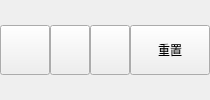
                        <widget class="QWidget" name="widget_17" native="true">
                         <layout class="QHBoxLayout" name="horizontalLayout_18" stretch="4,1">
                          <property name="spacing">
                           <number>0</number>
                          </property>
                          <property name="leftMargin">
                           <number>0</number>
                          </property>
                          <property name="topMargin">
                           <number>0</number>
                          </property>
                          <property name="rightMargin">
                           <number>0</number>
                          </property>
                          <property name="bottomMargin">
                           <number>0</number>
                          </property>
                          <item>
                           <widget class="QWidget" name="widget_18" native="true">
                            <property name="maximumSize">
                             <size>
                              <width>150</width>
                              <height>16777215</height>
                             </size>
                            </property>
                            <layout class="QHBoxLayout" name="horizontalLayout_19">
                             <property name="spacing">
                              <number>0</number>
                             </property>
                             <property name="leftMargin">
                              <number>0</number>
                             </property>
                             <property name="topMargin">
                              <number>0</number>
                             </property>
                             <property name="rightMargin">
                              <number>0</number>
                             </property>
                             <property name="bottomMargin">
                              <number>0</number>
                             </property>
                             <item>
                              <widget class="QPushButton" name="pushButton_10">
                               <property name="minimumSize">
                                <size>
                                 <width>50</width>
                                 <height>50</height>
                                </size>
                               </property>
                               <property name="maximumSize">
                                <size>
                                 <width>50</width>
                                 <height>50</height>
                                </size>
                               </property>
                               <property name="text">
                                <string/>
                               </property>
                               <property name="icon">
                                <iconset resource="../../../resources/icons/resource.qrc">
                                 <normaloff>:/right/right.png</normaloff>:/right/right.png</iconset>
                               </property>
                               <property name="iconSize">
                                <size>
                                 <width>30</width>
                                 <height>30</height>
                                </size>
                               </property>
                              </widget>
                             </item>
                             <item>
                              <widget class="QPushButton" name="pushButton_11">
                               <property name="minimumSize">
                                <size>
                                 <width>15</width>
                                 <height>15</height>
                                </size>
                               </property>
                               <property name="maximumSize">
                                <size>
                                 <width>50</width>
                                 <height>50</height>
                                </size>
                               </property>
                               <property name="text">
                                <string/>
                               </property>
                               <property name="icon">
                                <iconset resource="../../../resources/icons/resource.qrc">
                                 <normaloff>:/right/right2.png</normaloff>:/right/right2.png</iconset>
                               </property>
                               <property name="iconSize">
                                <size>
                                 <width>30</width>
                                 <height>30</height>
                                </size>
                               </property>
                              </widget>
                             </item>
                             <item>
                              <widget class="QPushButton" name="pushButton_56">
                               <property name="maximumSize">
                                <size>
                                 <width>50</width>
                                 <height>50</height>
                                </size>
                               </property>
                               <property name="text">
                                <string/>
                               </property>
                               <property name="icon">
                                <iconset resource="../../../resources/icons/resource.qrc">
                                 <normaloff>:/right/right3.png</normaloff>:/right/right3.png</iconset>
                               </property>
                               <property name="iconSize">
                                <size>
                                 <width>30</width>
                                 <height>30</height>
                                </size>
                               </property>
                              </widget>
                             </item>
                            </layout>
                           </widget>
                          </item>
                          <item>
                           <widget class="QWidget" name="widget_19" native="true">
                            <layout class="QHBoxLayout" name="horizontalLayout_20">
                             <property name="spacing">
                              <number>0</number>
                             </property>
                             <property name="leftMargin">
                              <number>0</number>
                             </property>
                             <property name="topMargin">
                              <number>0</number>
                             </property>
                             <property name="rightMargin">
                              <number>0</number>
                             </property>
                             <property name="bottomMargin">
                              <number>0</number>
                             </property>
                             <item>
                              <widget class="QPushButton" name="pushButton_12">
                               <property name="minimumSize">
                                <size>
                                 <width>80</width>
                                 <height>50</height>
                                </size>
                               </property>
                               <property name="maximumSize">
                                <size>
                                 <width>80</width>
                                 <height>50</height>
                                </size>
                               </property>
                               <property name="text">
                                <string>重置</string>
                               </property>
                               <property name="icon">
                                <iconset resource="../../../resources/icons/resource.qrc">
                                 <normaloff>:/right/right4.png</normaloff>:/right/right4.png</iconset>
                               </property>
                               <property name="iconSize">
                                <size>
                                 <width>30</width>
                                 <height>30</height>
                                </size>
                               </property>
                              </widget>
                             </item>
                            </layout>
                           </widget>
                          </item>
                         </layout>
                        </widget>
